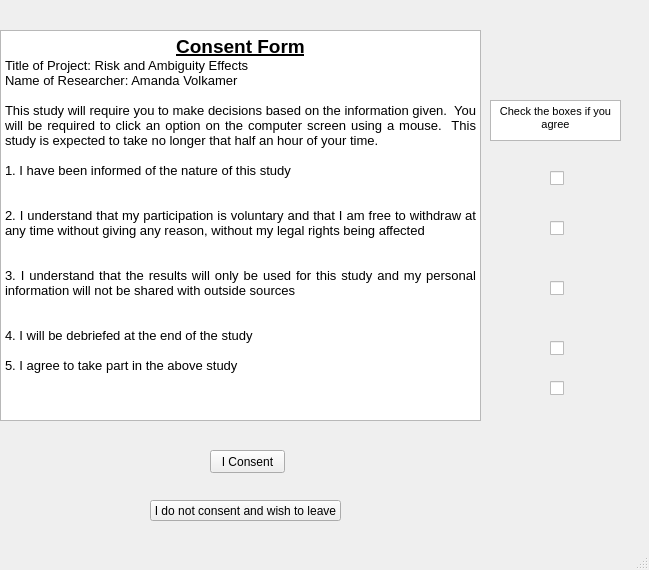
<?xml version="1.0" encoding="UTF-8"?>
<ui version="4.0">
 <class>ConsentForm</class>
 <widget class="QMainWindow" name="ConsentForm">
  <property name="geometry">
   <rect>
    <x>0</x>
    <y>0</y>
    <width>649</width>
    <height>570</height>
   </rect>
  </property>
  <property name="windowTitle">
   <string>MainWindow</string>
  </property>
  <widget class="QWidget" name="centralwidget">
   <widget class="QTextBrowser" name="ConsentText">
    <property name="geometry">
     <rect>
      <x>0</x>
      <y>30</y>
      <width>481</width>
      <height>391</height>
     </rect>
    </property>
    <property name="html">
     <string>&lt;!DOCTYPE HTML PUBLIC &quot;-//W3C//DTD HTML 4.0//EN&quot; &quot;http://www.w3.org/TR/REC-html40/strict.dtd&quot;&gt;
&lt;html&gt;&lt;head&gt;&lt;meta name=&quot;qrichtext&quot; content=&quot;1&quot; /&gt;&lt;style type=&quot;text/css&quot;&gt;
p, li { white-space: pre-wrap; }
&lt;/style&gt;&lt;/head&gt;&lt;body style=&quot; font-family:'MS Shell Dlg 2'; font-size:8.25pt; font-weight:400; font-style:normal;&quot;&gt;
&lt;p align=&quot;center&quot; style=&quot; margin-top:0px; margin-bottom:0px; margin-left:0px; margin-right:0px; -qt-block-indent:0; text-indent:0px;&quot;&gt;&lt;span style=&quot; font-size:14pt; font-weight:600; text-decoration: underline;&quot;&gt;Consent Form&lt;/span&gt;&lt;/p&gt;
&lt;p align=&quot;justify&quot; style=&quot; margin-top:0px; margin-bottom:0px; margin-left:0px; margin-right:0px; -qt-block-indent:0; text-indent:0px;&quot;&gt;&lt;span style=&quot; font-size:10pt;&quot;&gt;Title of Project: Risk and Ambiguity Effects&lt;/span&gt;&lt;/p&gt;
&lt;p align=&quot;justify&quot; style=&quot; margin-top:0px; margin-bottom:0px; margin-left:0px; margin-right:0px; -qt-block-indent:0; text-indent:0px;&quot;&gt;&lt;span style=&quot; font-size:10pt;&quot;&gt;Name of Researcher: Amanda Volkamer&lt;/span&gt;&lt;/p&gt;
&lt;p align=&quot;justify&quot; style=&quot;-qt-paragraph-type:empty; margin-top:0px; margin-bottom:0px; margin-left:0px; margin-right:0px; -qt-block-indent:0; text-indent:0px; font-size:10pt;&quot;&gt;&lt;br /&gt;&lt;/p&gt;
&lt;p align=&quot;justify&quot; style=&quot; margin-top:0px; margin-bottom:0px; margin-left:0px; margin-right:0px; -qt-block-indent:0; text-indent:0px;&quot;&gt;&lt;span style=&quot; font-size:10pt;&quot;&gt;This study will require you to make decisions based on the information given.  You will be required to click an option on the computer screen using a mouse.  This study is expected to take no longer that half an hour of your time.  &lt;/span&gt;&lt;/p&gt;
&lt;p align=&quot;justify&quot; style=&quot;-qt-paragraph-type:empty; margin-top:0px; margin-bottom:0px; margin-left:0px; margin-right:0px; -qt-block-indent:0; text-indent:0px; font-size:10pt;&quot;&gt;&lt;br /&gt;&lt;/p&gt;
&lt;p align=&quot;justify&quot; style=&quot; margin-top:0px; margin-bottom:0px; margin-left:0px; margin-right:0px; -qt-block-indent:0; text-indent:0px;&quot;&gt;&lt;span style=&quot; font-size:10pt;&quot;&gt;1. I have been informed of the nature of this study&lt;/span&gt;&lt;/p&gt;
&lt;p align=&quot;justify&quot; style=&quot;-qt-paragraph-type:empty; margin-top:0px; margin-bottom:0px; margin-left:0px; margin-right:0px; -qt-block-indent:0; text-indent:0px; font-size:10pt;&quot;&gt;&lt;br /&gt;&lt;/p&gt;
&lt;p align=&quot;justify&quot; style=&quot;-qt-paragraph-type:empty; margin-top:0px; margin-bottom:0px; margin-left:0px; margin-right:0px; -qt-block-indent:0; text-indent:0px; font-size:10pt;&quot;&gt;&lt;br /&gt;&lt;/p&gt;
&lt;p align=&quot;justify&quot; style=&quot; margin-top:0px; margin-bottom:0px; margin-left:0px; margin-right:0px; -qt-block-indent:0; text-indent:0px;&quot;&gt;&lt;span style=&quot; font-size:10pt;&quot;&gt;2. &lt;/span&gt;&lt;span style=&quot; font-family:'Arial,sans-serif'; font-size:10pt;&quot;&gt;I understand that my participation is voluntary and that I am free to withdraw at any time without giving any reason, without my legal rights being affected&lt;/span&gt;&lt;/p&gt;
&lt;p align=&quot;justify&quot; style=&quot;-qt-paragraph-type:empty; margin-top:0px; margin-bottom:0px; margin-left:0px; margin-right:0px; -qt-block-indent:0; text-indent:0px; font-family:'Arial,sans-serif'; font-size:10pt;&quot;&gt;&lt;br /&gt;&lt;/p&gt;
&lt;p align=&quot;justify&quot; style=&quot;-qt-paragraph-type:empty; margin-top:0px; margin-bottom:0px; margin-left:0px; margin-right:0px; -qt-block-indent:0; text-indent:0px; font-family:'Arial,sans-serif'; font-size:10pt;&quot;&gt;&lt;br /&gt;&lt;/p&gt;
&lt;p align=&quot;justify&quot; style=&quot; margin-top:0px; margin-bottom:0px; margin-left:0px; margin-right:0px; -qt-block-indent:0; text-indent:0px;&quot;&gt;&lt;span style=&quot; font-family:'Arial,sans-serif'; font-size:10pt;&quot;&gt;3. I understand that the results will only be used for this study and my personal information will not be shared with outside sources&lt;/span&gt;&lt;/p&gt;
&lt;p align=&quot;justify&quot; style=&quot;-qt-paragraph-type:empty; margin-top:0px; margin-bottom:0px; margin-left:0px; margin-right:0px; -qt-block-indent:0; text-indent:0px; font-family:'Arial,sans-serif'; font-size:10pt;&quot;&gt;&lt;br /&gt;&lt;/p&gt;
&lt;p align=&quot;justify&quot; style=&quot;-qt-paragraph-type:empty; margin-top:0px; margin-bottom:0px; margin-left:0px; margin-right:0px; -qt-block-indent:0; text-indent:0px; font-family:'Arial,sans-serif'; font-size:10pt;&quot;&gt;&lt;br /&gt;&lt;/p&gt;
&lt;p align=&quot;justify&quot; style=&quot; margin-top:0px; margin-bottom:0px; margin-left:0px; margin-right:0px; -qt-block-indent:0; text-indent:0px;&quot;&gt;&lt;span style=&quot; font-family:'Arial,sans-serif'; font-size:10pt;&quot;&gt;4. I will be debriefed at the end of the study&lt;/span&gt;&lt;/p&gt;
&lt;p align=&quot;justify&quot; style=&quot;-qt-paragraph-type:empty; margin-top:0px; margin-bottom:0px; margin-left:0px; margin-right:0px; -qt-block-indent:0; text-indent:0px; font-family:'Arial,sans-serif'; font-size:10pt;&quot;&gt;&lt;br /&gt;&lt;/p&gt;
&lt;p align=&quot;justify&quot; style=&quot; margin-top:0px; margin-bottom:0px; margin-left:0px; margin-right:0px; -qt-block-indent:0; text-indent:0px;&quot;&gt;&lt;span style=&quot; font-family:'Arial,sans-serif'; font-size:10pt;&quot;&gt;5. I agree to take part in the above study&lt;/span&gt;&lt;/p&gt;
&lt;p align=&quot;justify&quot; style=&quot;-qt-paragraph-type:empty; margin-top:0px; margin-bottom:0px; margin-left:0px; margin-right:0px; -qt-block-indent:0; text-indent:0px; font-size:10pt;&quot;&gt;&lt;br /&gt;&lt;/p&gt;
&lt;p align=&quot;justify&quot; style=&quot;-qt-paragraph-type:empty; margin-top:0px; margin-bottom:0px; margin-left:0px; margin-right:0px; -qt-block-indent:0; text-indent:0px; font-size:10pt;&quot;&gt;&lt;br /&gt;&lt;/p&gt;&lt;/body&gt;&lt;/html&gt;</string>
    </property>
   </widget>
   <widget class="QCheckBox" name="checkBox_1">
    <property name="geometry">
     <rect>
      <x>550</x>
      <y>170</y>
      <width>70</width>
      <height>17</height>
     </rect>
    </property>
    <property name="text">
     <string/>
    </property>
   </widget>
   <widget class="QCheckBox" name="checkBox_2">
    <property name="geometry">
     <rect>
      <x>550</x>
      <y>220</y>
      <width>70</width>
      <height>17</height>
     </rect>
    </property>
    <property name="text">
     <string/>
    </property>
   </widget>
   <widget class="QCheckBox" name="checkBox_3">
    <property name="geometry">
     <rect>
      <x>550</x>
      <y>280</y>
      <width>70</width>
      <height>17</height>
     </rect>
    </property>
    <property name="text">
     <string/>
    </property>
   </widget>
   <widget class="QCheckBox" name="checkBox_4">
    <property name="geometry">
     <rect>
      <x>550</x>
      <y>340</y>
      <width>70</width>
      <height>17</height>
     </rect>
    </property>
    <property name="text">
     <string/>
    </property>
   </widget>
   <widget class="QPushButton" name="IconsentButton">
    <property name="geometry">
     <rect>
      <x>210</x>
      <y>450</y>
      <width>75</width>
      <height>23</height>
     </rect>
    </property>
    <property name="text">
     <string>I Consent</string>
    </property>
   </widget>
   <widget class="QPushButton" name="IdontConsentButton">
    <property name="geometry">
     <rect>
      <x>150</x>
      <y>500</y>
      <width>191</width>
      <height>21</height>
     </rect>
    </property>
    <property name="text">
     <string>I do not consent and wish to leave</string>
    </property>
   </widget>
   <widget class="QTextBrowser" name="CheckBoxes">
    <property name="geometry">
     <rect>
      <x>490</x>
      <y>100</y>
      <width>131</width>
      <height>41</height>
     </rect>
    </property>
    <property name="html">
     <string>&lt;!DOCTYPE HTML PUBLIC &quot;-//W3C//DTD HTML 4.0//EN&quot; &quot;http://www.w3.org/TR/REC-html40/strict.dtd&quot;&gt;
&lt;html&gt;&lt;head&gt;&lt;meta name=&quot;qrichtext&quot; content=&quot;1&quot; /&gt;&lt;style type=&quot;text/css&quot;&gt;
p, li { white-space: pre-wrap; }
&lt;/style&gt;&lt;/head&gt;&lt;body style=&quot; font-family:'MS Shell Dlg 2'; font-size:8.25pt; font-weight:400; font-style:normal;&quot;&gt;
&lt;p align=&quot;center&quot; style=&quot; margin-top:0px; margin-bottom:0px; margin-left:0px; margin-right:0px; -qt-block-indent:0; text-indent:0px;&quot;&gt;Check the boxes if you agree&lt;/p&gt;&lt;/body&gt;&lt;/html&gt;</string>
    </property>
   </widget>
   <widget class="QCheckBox" name="checkBox_5">
    <property name="geometry">
     <rect>
      <x>550</x>
      <y>380</y>
      <width>70</width>
      <height>17</height>
     </rect>
    </property>
    <property name="text">
     <string/>
    </property>
   </widget>
  </widget>
  <widget class="QMenuBar" name="menubar">
   <property name="geometry">
    <rect>
     <x>0</x>
     <y>0</y>
     <width>649</width>
     <height>21</height>
    </rect>
   </property>
  </widget>
  <widget class="QStatusBar" name="statusbar"/>
 </widget>
 <resources/>
 <connections/>
</ui>
